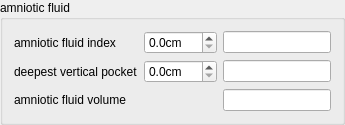
       <widget class="QGroupBox" name="fetus5AmnioticFluidGroupBox">
        <property name="title">
         <string>amniotic fluid </string>
        </property>
        <layout class="QGridLayout" name="gridLayout_35">
         <item row="0" column="0">
          <widget class="QLabel" name="fetus5AmnioticFluidIndexLabel">
           <property name="text">
            <string>amniotic fluid index</string>
           </property>
          </widget>
         </item>
         <item row="0" column="1">
          <widget class="QDoubleSpinBox" name="fetus5AmnioticFluidIndexDoubleSpinBox">
           <property name="suffix">
            <string comment="centimeter">cm</string>
           </property>
           <property name="decimals">
            <number>1</number>
           </property>
          </widget>
         </item>
         <item row="0" column="2">
          <widget class="QLineEdit" name="fetus5AmnioticFluidIndexLineEdit"/>
         </item>
         <item row="1" column="0">
          <widget class="QLabel" name="fetus5DeepestVerticalPocketLabel">
           <property name="text">
            <string>deepest vertical pocket</string>
           </property>
          </widget>
         </item>
         <item row="1" column="1">
          <widget class="QDoubleSpinBox" name="fetus5DeepestVerticalPocketDoubleSpinBox">
           <property name="suffix">
            <string comment="centimeter">cm</string>
           </property>
           <property name="decimals">
            <number>1</number>
           </property>
          </widget>
         </item>
         <item row="1" column="2">
          <widget class="QLineEdit" name="fetus5DeepestVerticalPocketLineEdit"/>
         </item>
         <item row="2" column="0">
          <widget class="QLabel" name="fetus5AmnioticFluidVolumeLabel">
           <property name="text">
            <string>amniotic fluid volume</string>
           </property>
          </widget>
         </item>
         <item row="2" column="1">
          <layout class="QHBoxLayout" name="fetus5AmnioticFluidVolumeRadioLayout"/>
         </item>
         <item row="2" column="2">
          <widget class="QLineEdit" name="fetus5AmnioticFluidVolumeLineEdit"/>
         </item>
        </layout>
       </widget>
